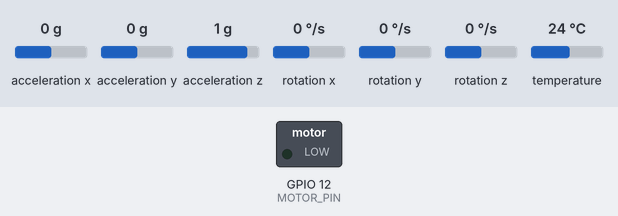
This sketch was run on a simulated ESP32. Shown: switched loads named in the sketch (green lamp = pin HIGH). The test bench sets the inputs (shaded band); at power-on: acceleration y 0 g, acceleration x 0 g, acceleration z 1 g, rotation x 0 °/s, rotation y 0 °/s, rotation z 0 °/s, temperature 24 °C. What the sketch prints to the serial monitor is not drawn.

Above: at 1.3 s.
1.4 s: acceleration y set to 0.8 g
2.9 s: acceleration y set to 1.1 g
At 3.5 s:
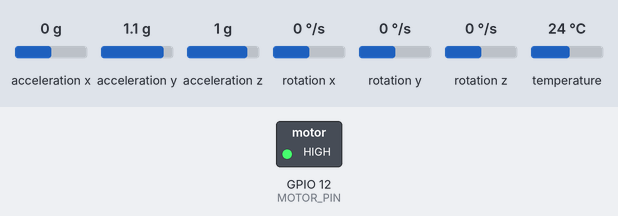
Timing chart, 0 to 5.9 s (numbered marks = the images above; inputs shaded):
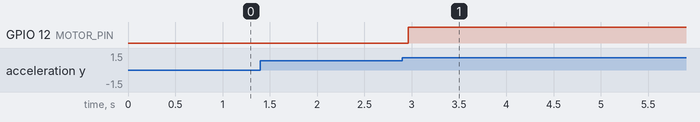

Measured:
- the behaviour switches between 0.9 and 1 g on acceleration y (found by bisection; images 0 and 1)
- after the input at 1.4 s, every drawn part: stays the same
- after the input at 2.9 s, GPIO 12 (MOTOR_PIN): LOW → HIGH after 0.06 s

The sketch:

MotorLogicIMU.ino
```cpp
#include <Wire.h>
#include <Adafruit_MPU6050.h>
#include <Adafruit_Sensor.h>

Adafruit_MPU6050 mpu;
const int MOTOR_PIN = 12;    // your chosen GPIO

void setup() {
  Serial.begin(115200);
  while (!Serial) delay(10);

  // I2C for the MPU
  Wire.begin(21, 22);       // SDA = GPIO21, SCL = GPIO22

  // Motor output
  pinMode(MOTOR_PIN, OUTPUT);
  digitalWrite(MOTOR_PIN, LOW);

  // MPU init
  if (!mpu.begin()) {
    Serial.println("Failed to find MPU6050 chip");
    while (1) delay(10);
  }
  Serial.println("MPU6050 Found!");

  // sensor config
  mpu.setAccelerometerRange(MPU6050_RANGE_8_G);
  mpu.setGyroRange(MPU6050_RANGE_500_DEG);
  mpu.setFilterBandwidth(MPU6050_BAND_5_HZ);
  delay(100);
}

void loop() {
  sensors_event_t a, g, temp;
  mpu.getEvent(&a, &g, &temp);

  // check your flags
  bool trigger = false;
  if (a.acceleration.y > 9.0f)               trigger = true;
  if (fabs(g.gyro.x) > 0.5f)                  trigger = true;
  if (fabs(g.gyro.y) > 0.5f)                  trigger = true;
  if (fabs(g.gyro.z) > 0.5f)                  trigger = true;

  if (trigger) {
    Serial.println("⚡ Trigger! Running motor 10s on, then 10s off.");
    digitalWrite(MOTOR_PIN, HIGH);
    delay(10000);              // motor ON for 10 s
    digitalWrite(MOTOR_PIN, LOW);
    delay(10000);              // motor OFF for 10 s
  } else {
    // no trigger: keep motor off and poll again soon
    digitalWrite(MOTOR_PIN, LOW);
    delay(100);                // small debounce/poll delay
  }
}
```
